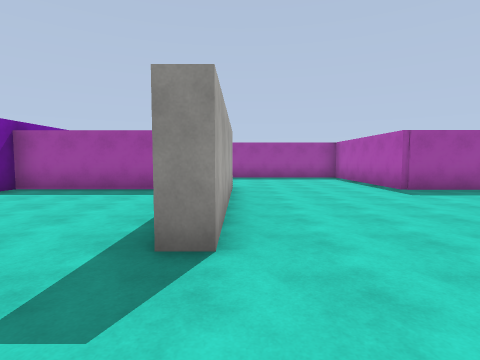
view 1 (above)

24 first-person views from a walk through a Unity game level. The camera is 1.5 m above the floor, tilts 4° down and sees 80° across. The floor is counted in squares, 2 m on a side. Each view is taken from the middle of a square. On the plan, view 1 faces up. The plan holds only what a view shows up to about 10 squares ahead; the rest is blank. The player is left out. Surface patterns are stand-ins for the level's own textures.

view 2
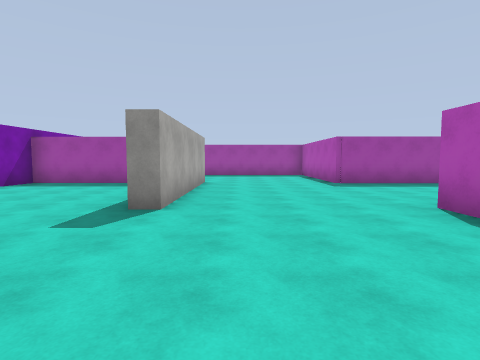

view 3
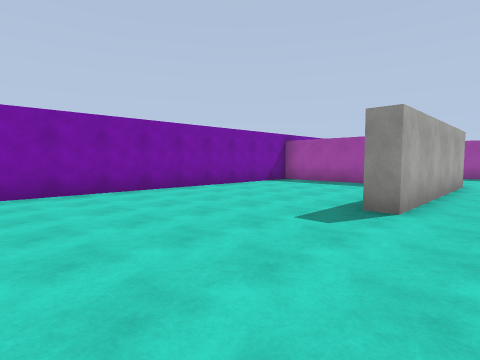

view 4
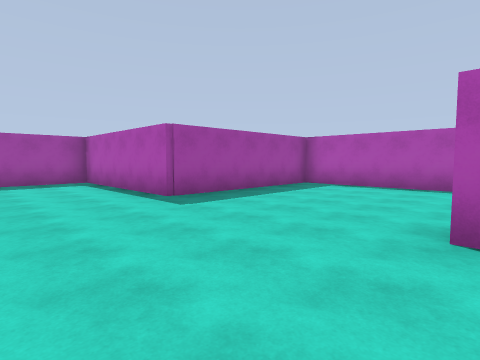

view 5
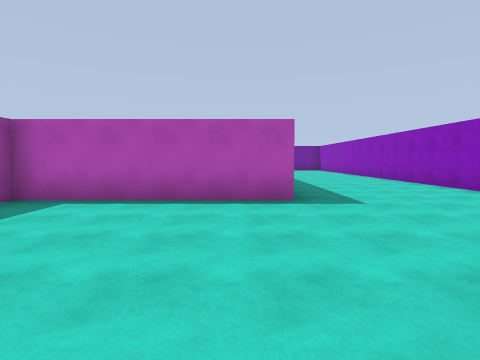

view 6
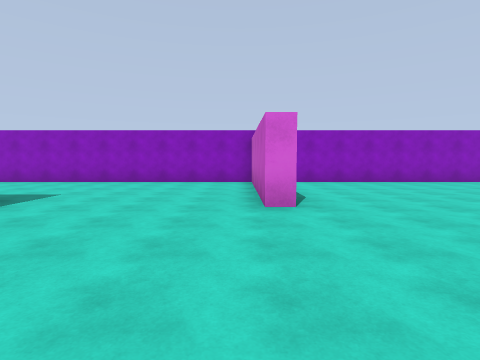

view 7
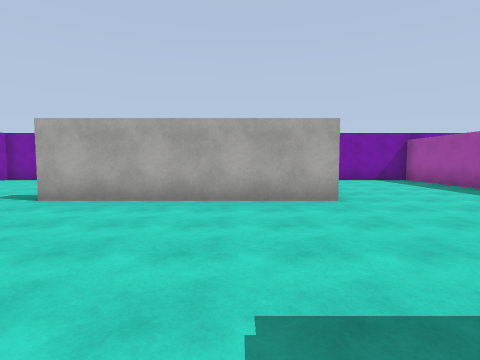

view 8
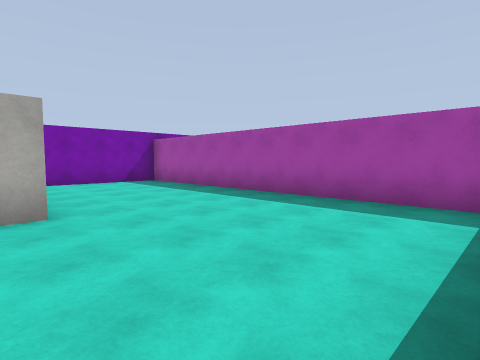

view 9
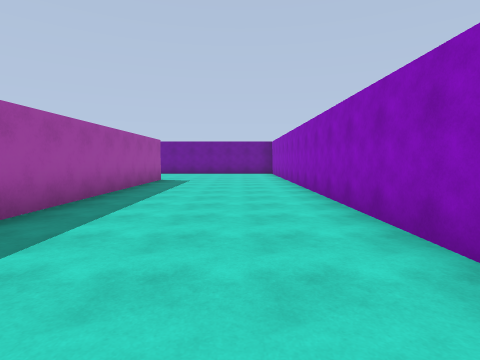

view 10
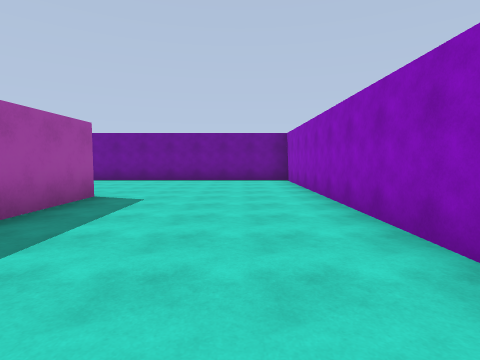

view 11
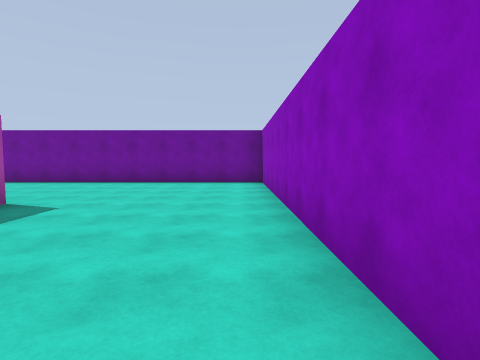

view 12
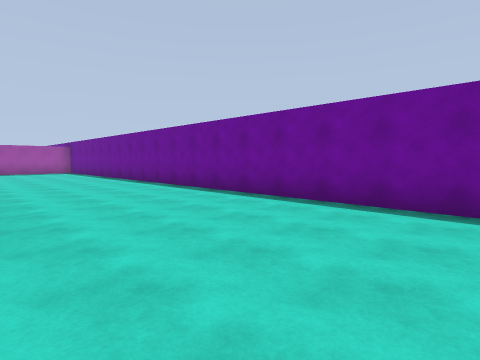

view 13
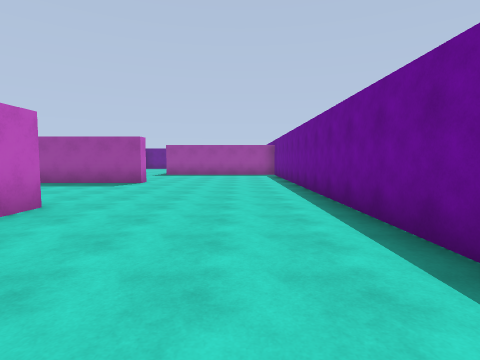

view 14
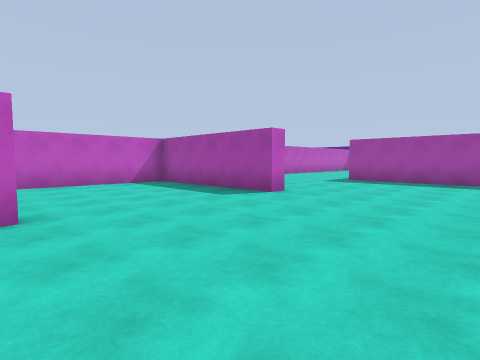

view 15
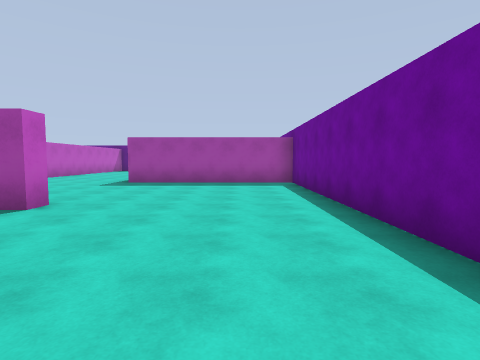

view 16
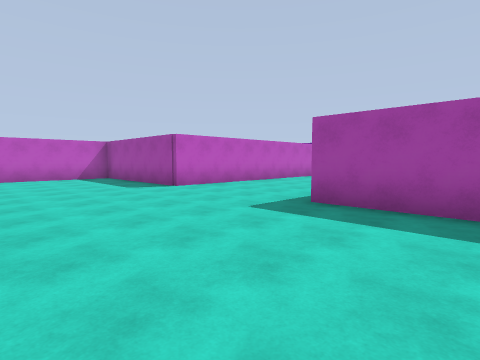

view 17
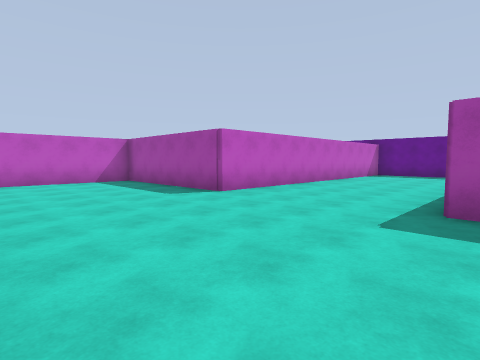

view 18
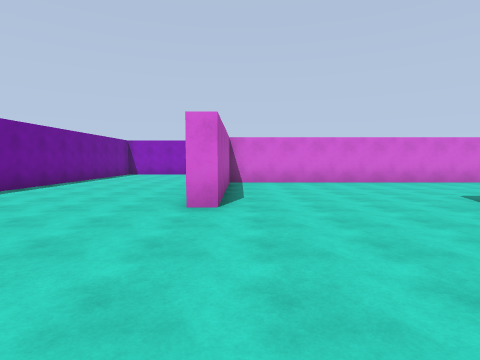

view 19
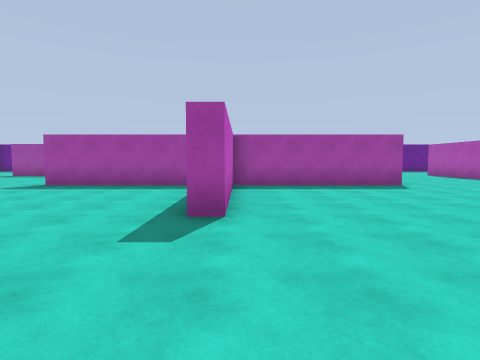

view 20
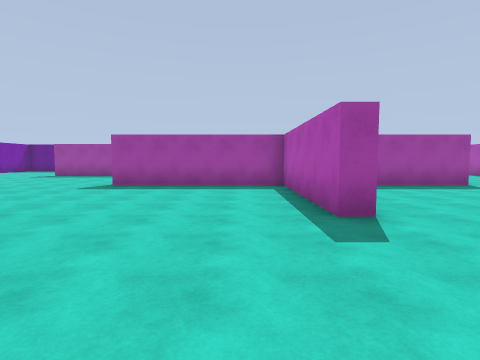

view 21
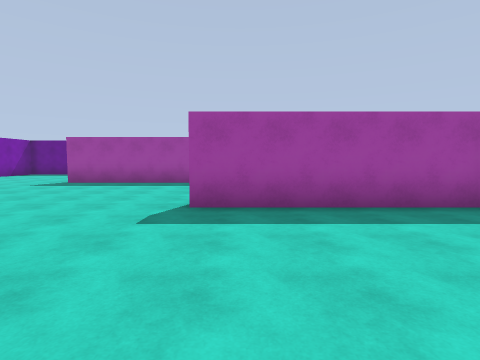

view 22
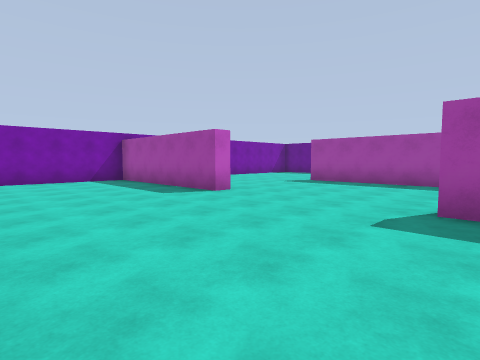

view 23
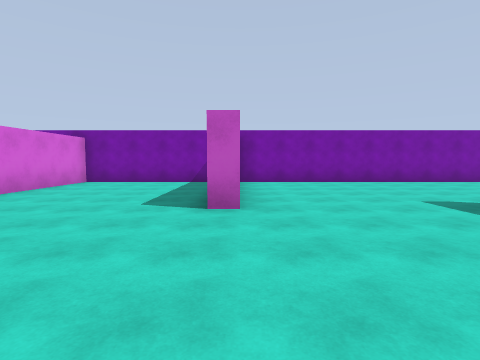

view 24
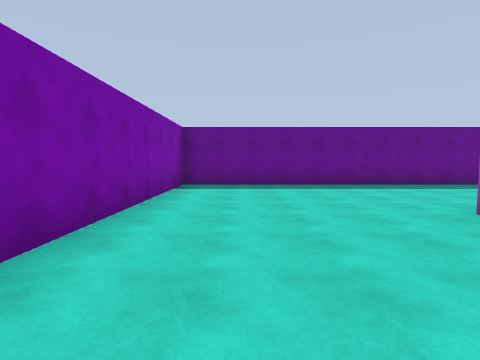

### Floor plan
Points are (right, up) in squares from view 1. A wall is a line through its corners. A room is listed if a view was taken in it or the views show most of it. See-through windows are left out.
Room 1 (views 1, 2, 3, 4, 5, 6, 7, 8, 9, 10, 11, 12, 13, 14, 15, 16, 17, 18, 19, 20, 21, 22, 23, 24)
walls: (11, 2.5) (19.3, 2.5) (19.3, 7.5) (19.8, 7.5) (19.8, 6.6); (19.8, 12.8) (19.8, 12.3) (14.9, 12.3) (14.9, 8); (9.3, 2) (9.3, 7.2) (4.1, 7.2) (4.1, 12.3) (-5.1, 12.3); (-0.2, 7.9) (-0.2, 2.3) (-0.8, 2.3); (14.9, 22.1) (14.9, 17.5) (9.8, 17.5) (9.8, 12.7) (9.3, 12.7) (9.3, 17.5) (4.1, 17.5); (-0.2, 18.1) (-0.2, 17.5) (-4.6, 17.5); (4.1, 1.6) (4.1, 2.5) (4.6, 2.5) (4.6, -2.5); (3.4, 22.5) (-0.8, 22.5); (-2.1, 7.2) (-5.7, 7.2) (-5.7, -1.5); (19.9, 2) (12.5, 2); (-5.7, 11.5) (-5.7, 8.8); (4.5, -2.8) (24.8, -2.8) (24.8, 17.5) (19.2, 17.5); (-5.7, 17) (-5.7, 12.8) (-2.1, 12.8); (3.4, 27.7) (-5.7, 27.7) (-5.7, 18); (-3.2, -2.8) (3.1, -2.8)

Positions as (right, up) in squares from view 1, and headings:
1: (0, 0), facing up
2: (1, -2), facing up
3: (1, -2), facing up-left
4: (1, 2), facing up-right
5: (4, 3), facing right
6: (5, 7), facing down
7: (5, 6), facing left
8: (4, 7), facing up-left
9: (9, -1), facing right
10: (14, -1), facing right
11: (15, -2), facing right
12: (20, -1), facing up-right
13: (23, 3), facing up
14: (24, 7), facing up-left
15: (23, 8), facing up
16: (22, 13), facing up-left
17: (20, 13), facing up-left
18: (19, 12), facing down
19: (10, 9), facing up
20: (8, 9), facing up
21: (5, 13), facing up
22: (5, 13), facing up-left
23: (4, 18), facing left
24: (-4, 19), facing up
